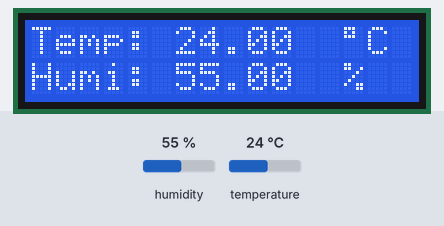
A sketch run on a simulated ESP32. Shown: 16×2 character LCD. Inputs (shaded band) come from the test bench; at power-on: humidity 55 %, temperature 24 °C. WiFi joins after 1.5 s; servers stay silent unless stated.

Above: at 3.0 s.
3.1 s: humidity set to 22 %
At 5.0 s:
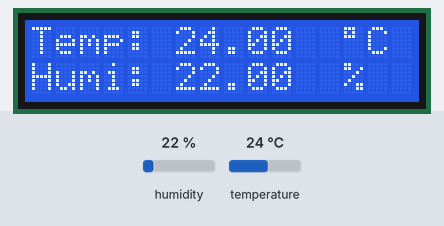
5.6 s: temperature set to 12 °C
At 6.6 s:
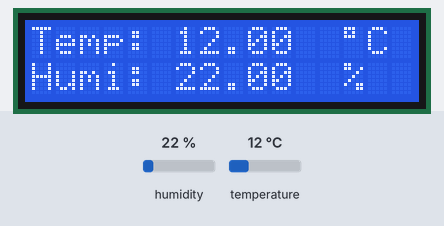
7.7 s: humidity set to 40 %
At 9.3 s:
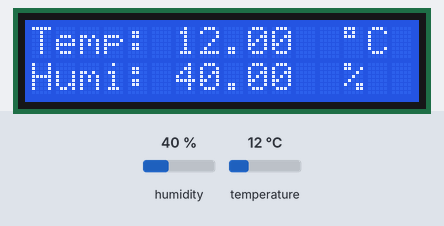
9.7 s: temperature set to 19 °C
At 10.9 s:
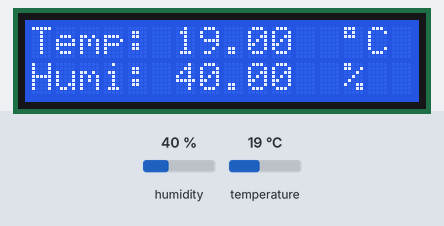
Timing chart, 0 to 12.7 s (numbered marks = the images above; inputs shaded):
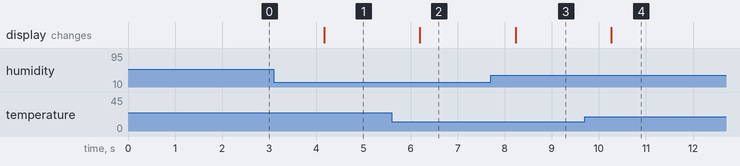

The sketch:

TRI_CODE.ino
```cpp
#define BLYNK_TEMPLATE_ID "TMPLkc0eU8vo"
#define BLYNK_DEVICE_NAME "Quickstart Template"
#define BLYNK_AUTH_TOKEN "T6wIAD-bAbAVR5pOYo9A_Tj6Gnc5Rao4"


// Comment this out to disable prints and save space
#define BLYNK_PRINT Serial


#include <WiFi.h>
#include <WiFiClient.h>
#include <BlynkSimpleEsp32.h>
#include <DHT.h>
#include <LiquidCrystal_I2C.h>

char auth[] = BLYNK_AUTH_TOKEN;
//
char ssid[] = "phamtri";
char pass[] = "12345678";


//char ssid[] = "Zoro";
//char pass[] = "minhdien04";

#define DHTPIN 15
#define DHTTYPE DHT22

DHT dht(DHTPIN, DHTTYPE);
BlynkTimer timer;


LiquidCrystal_I2C lcd(0x27, 16, 2);
float temper = 0.0;
float humi = 0.0;

void sendSensor()
{
  Blynk.virtualWrite(V5, humi);
  Blynk.virtualWrite(V6, temper);
}

void setup()
{
  // Debug console
  Serial.begin(115200);
  dht.begin();
  sendSensor();
  // Setup a function to be called every second
  timer.setInterval(1000L, sendSensor);
  lcd.init();
  // bat led nen
  lcd.backlight();
  sendDataToLCDTask();
  Blynk.begin(auth, ssid, pass);

}

void loop()
{
  timer.run();
  Blynk.run();
}


void sendDataToLCDTask()
{
  xTaskCreatePinnedToCore(  // Use xTaskCreate() in vanilla FreeRTOS
    sendDataToLCD,  // Function to be called
    "handleMQTT",   // Name of task
    2048,         // Stack size (bytes in ESP32, words in FreeRTOS)
    NULL,         // Parameter to pass to function
    5,            // Task priority (0 to configMAX_PRIORITIES - 1)
    NULL,         // Task handle
    1);
}

void sendDataToLCD(void *parameter) {
  while (1) {
    humi = dht.readHumidity();
    temper = dht.readTemperature();
    lcd.setCursor(0, 0);
    //in ra man hinh
    lcd.print("Temp: ");
    lcd.setCursor(6, 0);
    lcd.print(temper);
    lcd.setCursor(13, 0);
    lcd.write(0xDF);
    lcd.print("C");
    //set con tro hang thu hai, cot thu nhat
    lcd.setCursor(0,1);
    lcd.print("Humi: ");
    lcd.setCursor(6, 1);
    lcd.print(humi);
    lcd.setCursor(13, 1);
    lcd.print("%");
    vTaskDelay(2000/ portTICK_PERIOD_MS);
  }
}
```

Measured:
- after the input at 3.1 s, the display: changes after 1.1 s (image 1)
- after the input at 5.6 s, the display: changes after 0.60 s (image 2)
- after the input at 7.7 s, the display: changes after 0.53 s (image 3)
- after the input at 9.7 s, the display: changes after 0.57 s (image 4)
